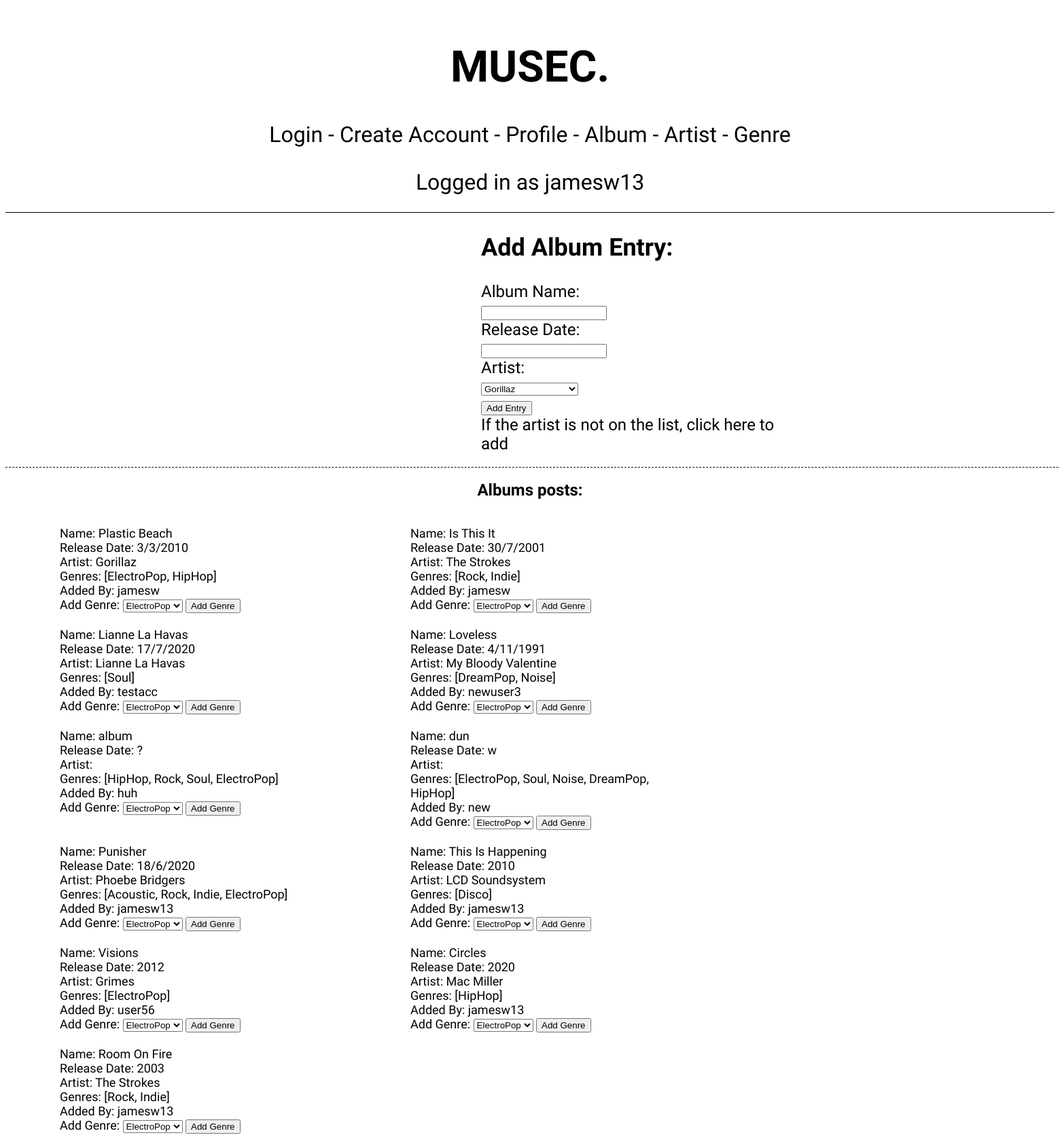
/album (signed in), run on an earlier commit of the app's database.
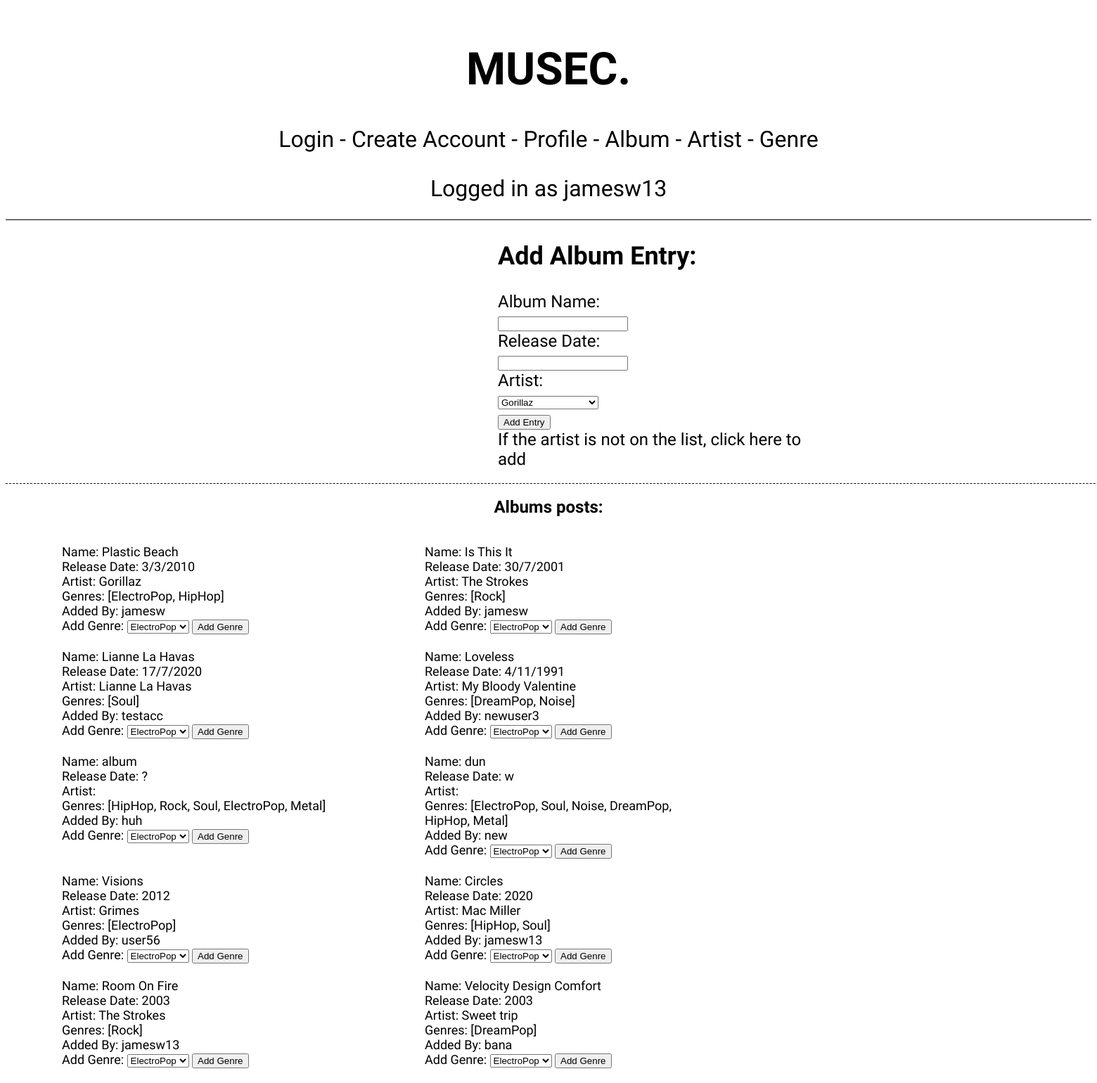
And on a later commit of the database.
### models.py (models this page shows, shortened)
class User(db.Model):
    __tablename__ = 'User'
    id = db.Column(db.Integer, primary_key = True)
    username = db.Column(db.String())
    password = db.Column(db.String())
    def __repr__(self):
        return self.username

class Album(db.Model):
    __tablename__ = 'Album'
    id = db.Column(db.Integer, primary_key = True)
    name = db.Column(db.String())
    coverArt = db.Column(db.String())
    releaseDate = db.Column(db.Integer())
    addedBy = db.Column(db.Integer, db.ForeignKey('User.id'))
    artist = db.Column(db.Integer, db.ForeignKey('Artist.id'))
    genres = db.relationship('Genre', secondary=AlbumGenres, back_populates='albums')
    artistName = db.relationship('Artist', backref='Album')
    user_name = db.relationship('User', backref='Album')

class Artist(db.Model):
    __tablename__ = 'Artist'
    id = db.Column(db.Integer, primary_key = True)
    name = db.Column(db.String())
    photo = db.Column(db.String())
    description = db.Column(db.String())
    activeYears = db.Column(db.String())
    addedBy = db.Column(db.Integer, db.ForeignKey('User.id'))
    albums = db.relationship('Album', backref='Artist')
    user_name = db.relationship('User', backref='Artist')

class Genre(db.Model):
    __tablename__ = 'Genre'
    id = db.Column(db.Integer, primary_key = True)
    name = db.Column(db.String())
    description = db.Column(db.String())
    addedBy = db.Column(db.Integer, db.ForeignKey('User.id'))
    albums = db.relationship('Album', secondary=AlbumGenres, back_populates='genres')
    user_name = db.relationship('User', backref='Genre')
    def __repr__(self):
        return self.name

### main.py (the view, shortened to what this page needs)
@app.route('/album', methods=['POST', 'GET'])
def album():
    if 'logged_in' not in session:
        return redirect(url_for('create_account'))
    elif 'logged_in' in session:
        user_info = session['logged_in']
        user_id = user_info
        username = models.User.query.filter_by(id=user_id).first_or_404()
    artist_form = SelectArtist()
    artists = models.Artist.query.all()
    artist_form.artists.choices = [(artist.id, artist.name) for artist in artists]
    genre_form = SelectGenre()
    genres = models.Genre.query.all()
    genre_form.genre.choices = [(genre.id, genre.name) for genre in genres]
    all_albums = models.Album.query.all()
    return render_template('album.html', username=username, allAlbums=all_albums, artist_form=artist_form, genre_form=genre_form)

### main.py
class SelectArtist(FlaskForm):
    artists = SelectField('Artist', validators=[DataRequired()], coerce=int)

class SelectGenre(FlaskForm):
    genre = SelectField('Genre', validators=[DataRequired()], coerce=int)

### templates/album.html (shortened to what this page needs)
{% include 'header.html'%}
<div id='add_entry'>
    <h2>Add Album Entry:</h2>
    <form action = '/album' method='POST' enctype="multipart/form-data">
        <label for = 'album_name'>Album Name:</label><br>
        <input type = 'text' name='album_name'><br>
        <label for = 'release_date'>Release Date:</label><br>
        <input type = 'text' name='release_date'><br>
        Artist:<br>
        {{artist_form.artists}}<br>
        <input type = 'submit' value = 'Add Entry'>
    </form>
    <a href='/artist'>If the artist is not on the list, click here to add</a>
</div>
<div id='post_style'>
    <h2>Albums posts:</h2><br>
    {% for album in allAlbums %}
    <div id='posts'>
        Name: {{album.name}}<br>
        Release Date: {{album.releaseDate}}<br>
        Artist: {{album.artistName.name}}<br>
        Genres: {{album.genres}}<br>
        Added By: {{album.user_name.username}}
        <form action='/album' method='POST' enctype="multipart/form-data">
            Add Genre:
            {{genre_form.genre}}
            <input type = 'submit' value = 'Add Genre'>
        </form><br>
    </div>
    {% endfor %}
</div>

### templates/header.html (shortened to what this page needs)
<!DOCTYPE html>
<html>
<head>
    <link rel="stylesheet" href="{{url_for('static', filename='style.css')}}">
</head>
<div id="navbar">
    <h1>MUSEC.</h1>
    <a href = '/login'>Login</a> -
    <a href = '/'>Create Account</a> -
    <a href = '/profile'>Profile</a> -
    <a href = '/album'>Album</a> -
    <a href = '/artist'>Artist</a> -
    <a href = '/genre'>Genre</a><br>
    <p id='logged_in'>{% if username %} Logged in as {{username}} {% endif %}</p>
</div>
</html>

### static/style.css (style rules this page uses)
#navbar { font-size: xx-large; font-family: 'Comfortaa'; text-align: center; padding: 10px; border-bottom: 1px solid black; }
a:link { text-decoration: none; color: black; }
#logged_in { margin-bottom: 15px; }
#add_entry { font-family: 'Nunito Sans'; font-size: x-large; margin: auto; width: 450px; padding-left: 700px; padding-right: 700px; padding-bottom: 20px; border-bottom: 1px dashed black; }
#post_style { font-family: 'Nunito Sans'; text-align: center; margin: auto; width: 100%; }
#posts { float: left; text-align: left; font-size: large; margin-left: 30px; padding-left: 50px; padding-right: 50px; width: 25%; }

What changed in the data, as far as the page shows it:
removed Album: name "Punisher", releaseDate "18/6/2020", artistName.name "Phoebe Bridgers", genres "[Acoustic, Rock, Indie, ElectroPop]", user_name.username "jamesw13"
removed Album: name "This Is Happening", releaseDate "2010", artistName.name "LCD Soundsystem", genres "[Disco]", user_name.username "jamesw13"
computed for Album "Is This It": genres "[Rock, Indie]" → "[Rock]"
computed for Album "album": genres "[HipHop, Rock, Soul, ElectroPop]" → "[HipHop, Rock, Soul, ElectroPop, Metal]"
computed for Album "dun": genres "[ElectroPop, Soul, Noise, DreamPop, HipHop]" → "[ElectroPop, Soul, Noise, DreamPop, HipHop, Metal]"
computed for Album "Circles": genres "[HipHop]" → "[HipHop, Soul]"
computed for Album "Room On Fire": genres "[Rock, Indie]" → "[Rock]"
added Album: name "Velocity Design Comfort", releaseDate "2003", artistName.name "Sweet trip", genres "[DreamPop]", user_name.username "bana"
